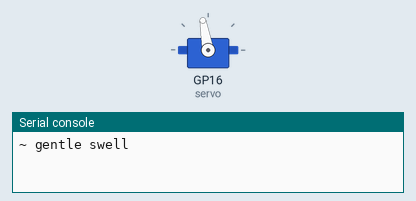
Recording of a program running on a simulated Raspberry Pi Pico running MicroPython. Parts: servo, the last lines printed to the serial console. Servo angles are drawn from the pulse width (0.5 ms = 0°, 2.5 ms = 180°).

Above: at 1.36 s.
At 17.74 s:
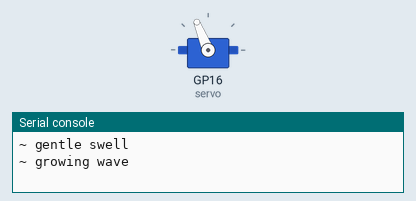
At 20.74 s:
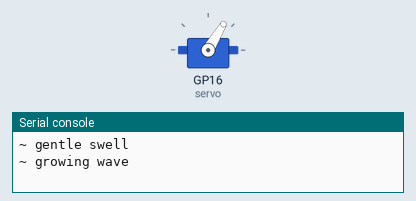
At 28.93 s:
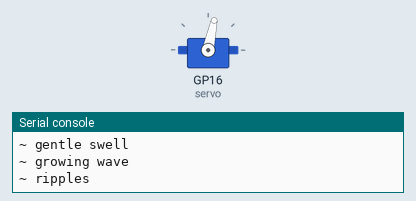
Timing chart, 0 to 40.0 s (numbered marks = the images above):
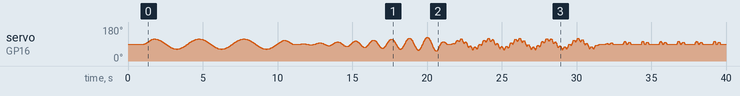

The program:

servo_waves.py
```python
"""Servo wave show: the servo swings through smooth wave patterns forever.

Same wiring as servo_test.py:
  black -> GND (pin 38)   red -> VBUS (pin 40)   white -> GP16 (pin 21)
Press Stop in Thonny to end. Keep the horn clear of anything it can hit.
If the Pico resets during the big swings, lower LIMIT (USB power limit).
"""
import math
import time
from machine import Pin, PWM

PIN = 16
MIN_US, MAX_US, RANGE_DEG = 500, 2500, 270   # 270 degree servo
LIMIT = 70          # never swing further than this from centre (degrees)
PATTERN_S = 10      # seconds each pattern plays
FADE_S = 0.6        # ease in/out so patterns join without a jump

servo = PWM(Pin(PIN))
servo.freq(50)


def go(angle):
    angle = max(-LIMIT, min(LIMIT, angle))
    us = (MIN_US + MAX_US) / 2 + angle * (MAX_US - MIN_US) / RANGE_DEG
    servo.duty_ns(int(us * 1000))


def wave(t, period):
    return math.sin(2 * math.pi * t / period)


def swell(t):           # slow, even back and forth
    return 40 * wave(t, 3.0)


def growing(t):         # same wave, getting bigger the whole time
    return 60 * (t / PATTERN_S) * wave(t, 1.2)


def ripples(t):         # big slow wave with small fast ripples on top
    return 35 * wave(t, 2.0) + 12 * wave(t, 0.3)


def heartbeat(t):       # lub-dub ... lub-dub
    beat = t % 1.2
    if beat < 0.2:
        return 22 * math.sin(math.pi * beat / 0.2)
    if 0.3 < beat < 0.5:
        return 15 * math.sin(math.pi * (beat - 0.3) / 0.2)
    return 0


def ocean(t):           # three waves that never line up, so it looks random
    return 25 * wave(t, 2.3) + 18 * wave(t, 3.7) + 12 * wave(t, 5.9)


def pendulum(t):        # big swing that dies down like a real pendulum
    return 65 * math.exp(-t / 3.5) * math.cos(2 * math.pi * t / 1.6)


PATTERNS = [("gentle swell", swell), ("growing wave", growing),
            ("ripples", ripples), ("heartbeat", heartbeat),
            ("ocean", ocean), ("pendulum", pendulum)]

go(0)
time.sleep(1)
while True:
    for name, pattern in PATTERNS:
        print("~", name)
        start = time.ticks_ms()
        while True:
            t = time.ticks_diff(time.ticks_ms(), start) / 1000
            if t >= PATTERN_S:
                break
            fade = min(1.0, t / FADE_S, (PATTERN_S - t) / FADE_S)
            go(pattern(t) * fade)
            time.sleep_ms(20)
        go(0)
        time.sleep_ms(300)
```
